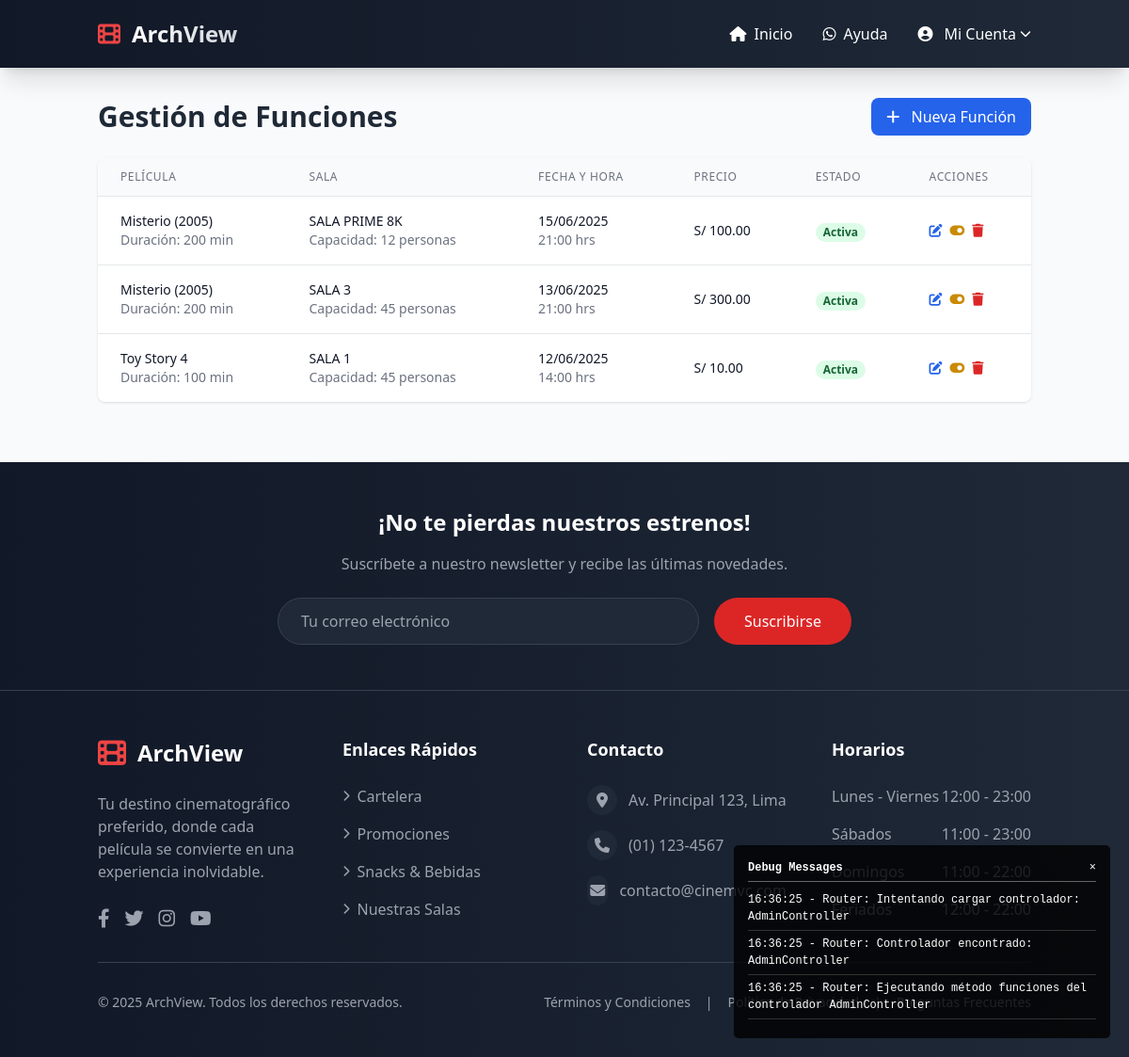
/admin/funciones (signed in), run on the app's committed database.
### tables this page shows
CREATE TABLE `funciones` (
  `id` int(11) NOT NULL,
  `pelicula_id` int(11) NOT NULL,
  `sala_id` int(11) NOT NULL,
  `fecha` date NOT NULL,
  `hora` time NOT NULL,
  `precio` decimal(10,2) NOT NULL,
  `estado` tinyint(1) DEFAULT 1,
  `created_at` timestamp NOT NULL DEFAULT current_timestamp()
);

CREATE TABLE `peliculas` (
  `id` int(11) NOT NULL,
  `titulo` varchar(255) NOT NULL,
  `sinopsis` text DEFAULT NULL,
  `duracion` int(11) NOT NULL,
  `clasificacion` varchar(5) DEFAULT NULL,
  `genero` varchar(50) DEFAULT NULL,
  `director` varchar(100) DEFAULT NULL,
  `imagen` mediumblob DEFAULT NULL,
  `imagen_tipo` varchar(50) DEFAULT NULL,
  `estado` tinyint(1) DEFAULT 1,
  `created_at` timestamp NOT NULL DEFAULT current_timestamp(),
  `updated_at` timestamp NOT NULL DEFAULT current_timestamp() ON UPDATE current_timestamp(),
  `imagen_ruta` varchar(255) DEFAULT NULL
);

CREATE TABLE `salas` (
  `id` int(11) NOT NULL,
  `nombre` varchar(50) NOT NULL,
  `capacidad` int(11) NOT NULL,
  `estado` tinyint(1) DEFAULT 1
);

### controllers/AdminController.php (called while the page is built, shortened)
<?php
require_once MODELS_PATH . 'Funcion.php';
class AdminController extends Controller {
    private $funcionModel;
    public function __construct() {
        $this->funcionModel = new Funcion();
    }
    public function funciones() {
        $funciones = $this->funcionModel->obtenerTodasConDetalles();
        $datos = [
            'titulo' => 'Gestión de Funciones',
            'funciones' => $funciones
        ];
        $this->cargarVista('admin/funciones/index', $datos);
    }
}

### core/Router.php (called while the page is built, shortened)
<?php
require_once 'Debug.php';
class Router {
    private $metodo = 'index';
    public function __construct() {
        $url = $this->getUrl();
        if (isset($url[0])) {
            $controllerName = str_replace(' ', '', ucwords(str_replace('-', ' ', $url[0])));
            if (file_exists(CONTROLLERS_PATH . $controllerName . 'Controller.php')) {
                unset($url[0]);
            } else {
                Debug::log("Router: Controlador no encontrado: " . $controllerName . "Controller");
            }
        }
        $this->controlador = new $this->controlador;
        if (isset($url[1])) {
            if (method_exists($this->controlador, $url[1])) {
                $this->metodo = $url[1];
                unset($url[1]);
            }
        }
        $this->parametros = $url ? array_values($url) : [];
        call_user_func_array([$this->controlador, $this->metodo], $this->parametros);
    }
    private function getUrl() {
        if (isset($_GET['url'])) {
            $url = rtrim($_GET['url'], '/');
            $url = filter_var($url, FILTER_SANITIZE_URL);
            $url = explode('/', $url);
            return $url;
        }
        return [];
    }
}

### index.php (called while the page is built, shortened)
<?php
require_once 'core/Model.php';
require_once 'core/Router.php';
$router = new Router();

### config/conexion.php (called while the page is built, shortened)
<?php
class Conexion {
    private static $instance = null;
    private $conexion;
    private function __construct() {
        try {
            $this->conexion = new PDO(
                "mysql:host=" . DB_HOST . ";dbname=" . DB_NAME,
                DB_USER,
                DB_PASS,
                [
                    PDO::ATTR_ERRMODE => PDO::ERRMODE_EXCEPTION,
                    PDO::ATTR_DEFAULT_FETCH_MODE => PDO::FETCH_ASSOC,
                    PDO::MYSQL_ATTR_INIT_COMMAND => "SET NAMES utf8",
                    PDO::ATTR_EMULATE_PREPARES => false,
                    PDO::MYSQL_ATTR_LOCAL_INFILE => true
                ]
            );
        } catch (PDOException $e) {
            die("Error de conexión: " . $e->getMessage());
        }
    }
    public static function getInstance() {
        if (self::$instance === null) {
            self::$instance = new self();
        }
        return self::$instance;
    }
    public function getConexion() {
        return $this->conexion;
    }
}

### models/Funcion.php (called while the page is built, shortened)
<?php
class Funcion extends Model {
    public function obtenerTodasConDetalles() {
        $sql = "SELECT f.*,
                       s.nombre as sala_nombre,
                       s.capacidad as sala_capacidad,
                       p.titulo as pelicula_titulo,
                       p.duracion as pelicula_duracion
                FROM funciones f
                JOIN salas s ON f.sala_id = s.id
                JOIN peliculas p ON f.pelicula_id = p.id
                WHERE f.estado = true
                ORDER BY f.fecha DESC, f.hora ASC";
        $resultado = $this->ejecutarConsulta($sql);
        return $resultado->fetchAll();
    }
}

### core/Model.php (called while the page is built, shortened)
<?php
require_once __DIR__ . '/../config/conexion.php';
abstract class Model {
    protected $db;
    public function __construct() {
        $this->db = Conexion::getInstance()->getConexion();
    }
    public function ejecutarConsulta($sql, $params = []) {
        $stmt = $this->db->prepare($sql);
        $stmt->execute($params);
        return $stmt;
    }
}

### views/admin/funciones/index.php (the view, shortened to what this page needs)
<div class="container mx-auto px-4 py-8">
    <div class="flex justify-between items-center mb-6">
        <h1 class="text-3xl font-bold text-gray-800">Gestión de Funciones</h1>
        <a href="<?= APP_URL ?>/funcion/crear"
           class="bg-blue-600 text-white px-4 py-2 rounded-lg hover:bg-blue-700 transition-colors">
            <i class="fas fa-plus mr-2"></i>
            Nueva Función
        </a>
    </div>
    <?php if (empty($funciones)): ?>
        <div class="bg-yellow-100 border border-yellow-400 text-yellow-700 px-4 py-3 rounded relative">
            <p>No hay funciones registradas.</p>
        </div>
    <?php else: ?>
        <div class="bg-white rounded-lg shadow overflow-x-auto">
            <table class="min-w-full divide-y divide-gray-200">
                <thead class="bg-gray-50">
                    <tr>
                        <th class="px-6 py-3 text-left text-xs font-medium text-gray-500 uppercase tracking-wider">
                            Película
                        </th>
                        <th class="px-6 py-3 text-left text-xs font-medium text-gray-500 uppercase tracking-wider">
                            Sala
                        </th>
                        <th class="px-6 py-3 text-left text-xs font-medium text-gray-500 uppercase tracking-wider">
                            Fecha y Hora
                        </th>
                        <th class="px-6 py-3 text-left text-xs font-medium text-gray-500 uppercase tracking-wider">
                            Precio
                        </th>
                        <th class="px-6 py-3 text-left text-xs font-medium text-gray-500 uppercase tracking-wider">
                            Estado
                        </th>
                        <th class="px-6 py-3 text-left text-xs font-medium text-gray-500 uppercase tracking-wider">
                            Acciones
                        </th>
                    </tr>
                </thead>
                <tbody class="bg-white divide-y divide-gray-200">
                    <?php foreach ($funciones as $funcion): ?>
                        <tr>
                            <td class="px-6 py-4 whitespace-nowrap">
                                <div class="text-sm font-medium text-gray-900">
                                    <?= htmlspecialchars($funcion['pelicula_titulo']) ?>
                                </div>
                                <div class="text-sm text-gray-500">
                                    Duración: <?= $funcion['pelicula_duracion'] ?> min
                                </div>
                            </td>
                            <td class="px-6 py-4 whitespace-nowrap">
                                <div class="text-sm text-gray-900">
                                    <?= htmlspecialchars($funcion['sala_nombre']) ?>
                                </div>
                                <div class="text-sm text-gray-500">
                                    Capacidad: <?= $funcion['sala_capacidad'] ?> personas
                                </div>
                            </td>
                            <td class="px-6 py-4 whitespace-nowrap">
                                <div class="text-sm text-gray-900">
                                    <?= date('d/m/Y', strtotime($funcion['fecha'])) ?>
                                </div>
                                <div class="text-sm text-gray-500">
                                    <?= date('H:i', strtotime($funcion['hora'])) ?> hrs
                                </div>
                            </td>
                            <td class="px-6 py-4 whitespace-nowrap">
                                <div class="text-sm font-medium text-gray-900">
                                    S/ <?= number_format($funcion['precio'], 2) ?>
                                </div>
                            </td>
                            <td class="px-6 py-4 whitespace-nowrap">
                                <span class="px-2 inline-flex text-xs leading-5 font-semibold rounded-full
                                    <?= $funcion['estado'] ? 'bg-green-100 text-green-800' : 'bg-red-100 text-red-800' ?>">
                                    <?= $funcion['estado'] ? 'Activa' : 'Inactiva' ?>
                                </span>
                            </td>
                            <td class="px-6 py-4 whitespace-nowrap text-sm font-medium">
                                <div class="flex space-x-2">
                                    <a href="<?= APP_URL ?>/funcion/editar/<?= $funcion['id'] ?>"
                                       class="text-blue-600 hover:text-blue-900">
                                        <i class="fas fa-edit"></i>
                                    </a>
                                    <a href="<?= APP_URL ?>/funcion/cambiarEstado/<?= $funcion['id'] ?>"
                                       class="text-yellow-600 hover:text-yellow-900"
                                       onclick="return confirm('¿Estás seguro de cambiar el estado de esta función?')">
                                        <i class="fas fa-toggle-on"></i>
                                    </a>
                                    <a href="<?= APP_URL ?>/funcion/eliminar/<?= $funcion['id'] ?>"
                                       class="text-red-600 hover:text-red-900"
                                       onclick="return confirm('¿Estás seguro de eliminar esta función?')">
                                        <i class="fas fa-trash"></i>
                                    </a>
                                </div>
                            </td>
                        </tr>
                    <?php endforeach; ?>
                </tbody>
            </table>
        </div>
    <?php endif; ?>
</div>

### data on the page
funciones: pelicula.titulo "Misterio (2005)", pelicula.duracion "200", sala.nombre "SALA PRIME 8K", sala.capacidad "12", fecha "15/06/2025", hora "21:00", precio "100.00", estado "Activa"
funciones: pelicula.titulo "Misterio (2005)", pelicula.duracion "200", sala.nombre "SALA 3", sala.capacidad "45", fecha "13/06/2025", hora "21:00", precio "300.00", estado "Activa"
funciones: pelicula.titulo "Toy Story 4", pelicula.duracion "100", sala.nombre "SALA 1", sala.capacidad "45", fecha "12/06/2025", hora "14:00", precio "10.00", estado "Activa"

### other printed values
APP_NAME "ArchView"
$message "16:36:25 - Router: Intentando cargar controlador: AdminController"
$message "16:36:25 - Router: Controlador encontrado: AdminController"
$message "16:36:25 - Router: Ejecutando método funciones del controlador AdminController"
